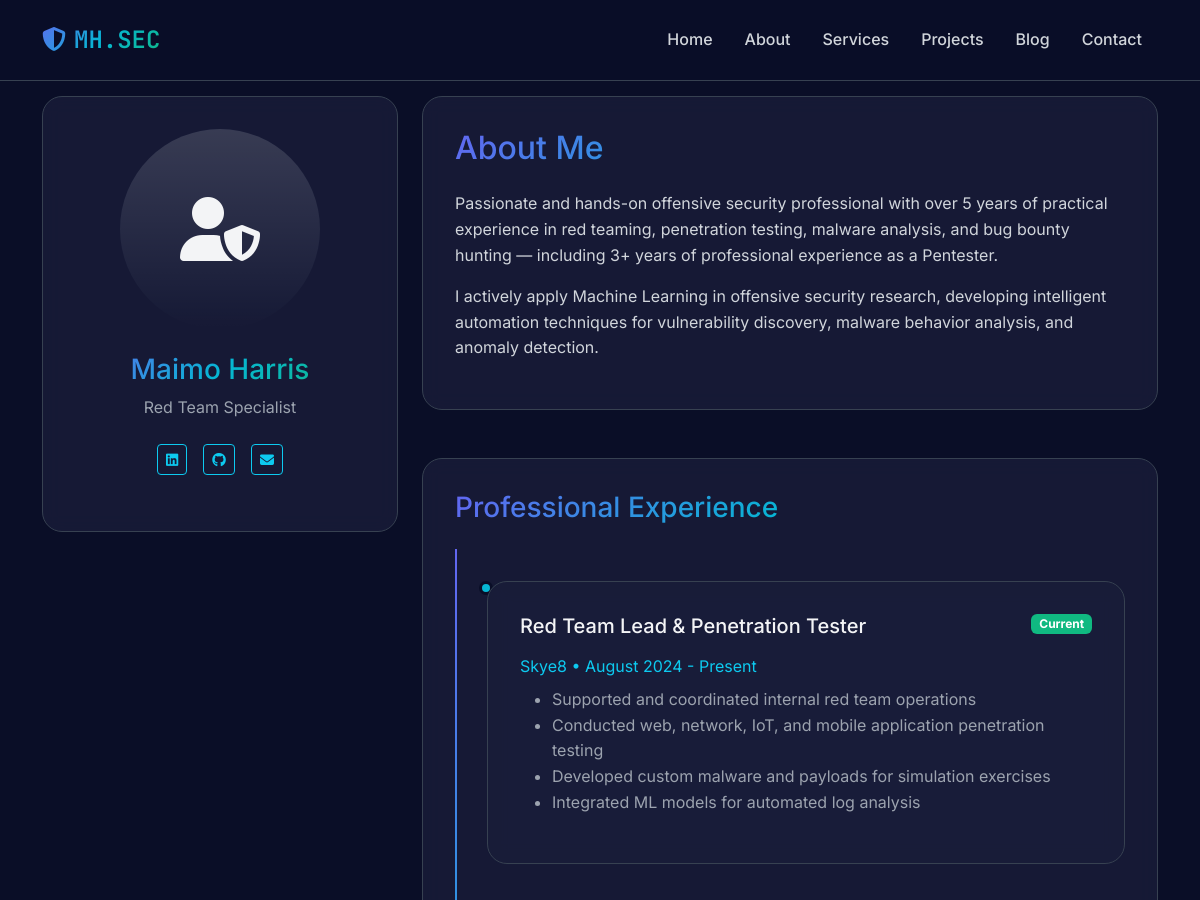
Page /about/ (upper part) on the earlier database version.
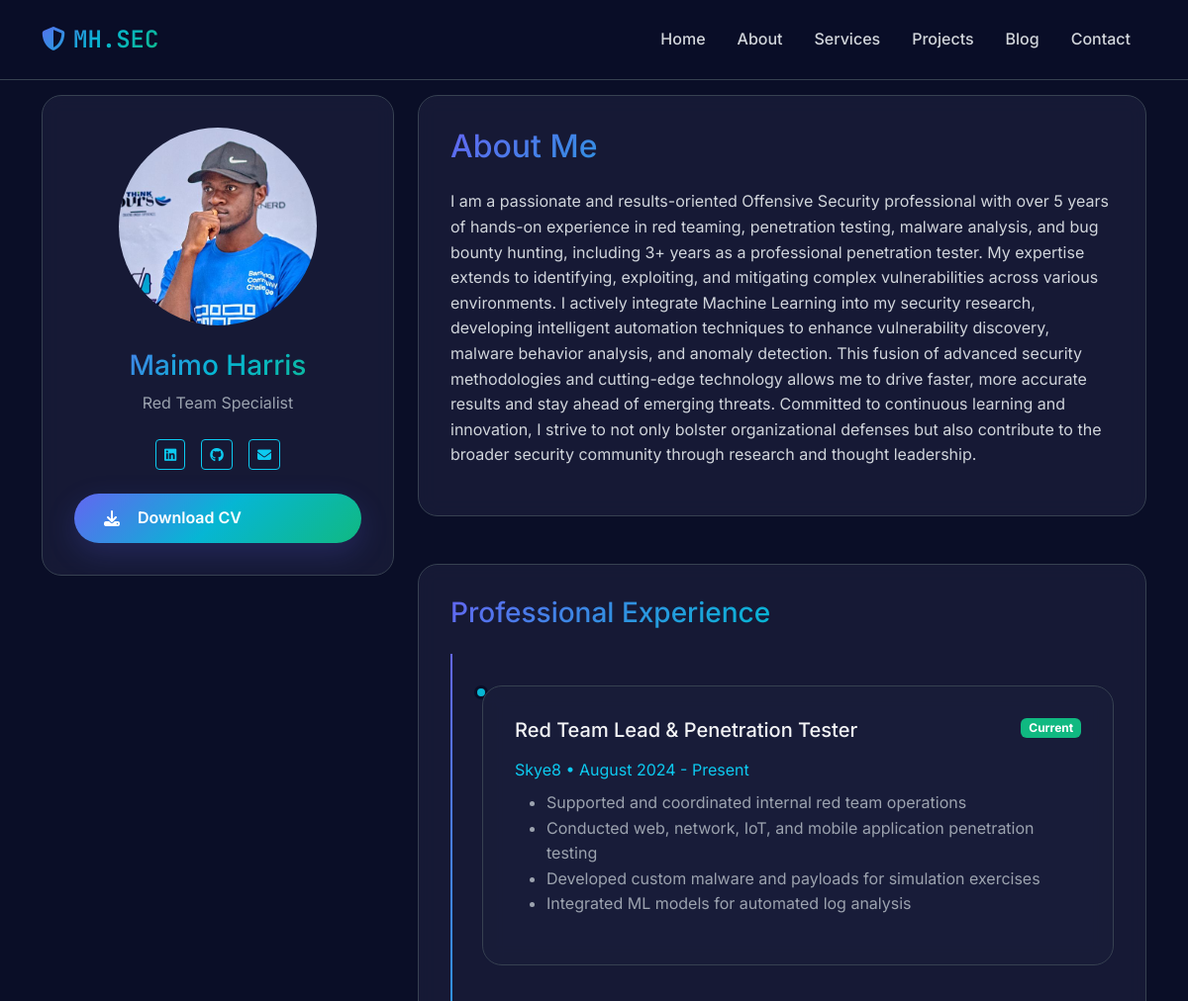
Same page on the later database version.
### portfolio/models.py (models this page shows, shortened)
class Profile(models.Model):
    name = models.CharField(max_length=100)
    title = models.CharField(max_length=200)
    bio = RichTextUploadingField()
    profile_image = models.ImageField(upload_to='profile/', blank=True)
    resume = models.FileField(upload_to='resume/', blank=True)
    email = models.EmailField()
    phone = models.CharField(max_length=20, blank=True)
    location = models.CharField(max_length=100, blank=True)
    linkedin_url = models.URLField(blank=True)
    github_url = models.URLField(blank=True)
    twitter_url = models.URLField(blank=True)
    website_url = models.URLField(blank=True)
    is_active = models.BooleanField(default=True)

### portfolio/views.py (the view)
# urls.py: path('about/', views.about, name='about'),
def about(request):
    profile = Profile.objects.filter(is_active=True).first()
    skills = Skill.objects.all()
    context = {
        'profile': profile,
        'skills': skills,
    }
    return render(request, 'portfolio/about.html', context)

### templates/portfolio/about.html (shortened to what this page needs)
{% extends 'base.html' %}
{% block content %}
<section class="py-5 mt-5">
    <div class="container">
        <div class="row">
            <div class="col-lg-4">
                <div class="cyber-card text-center sticky-top">
                    {% if profile.profile_image %}
                    <img src="{{ profile.profile_image.url }}" class="rounded-circle mb-4" style="width: 200px; height: 200px; object-fit: cover;" alt="Maimo Harris">
                    {% else %}
                    <div class="bg-gradient rounded-circle mx-auto mb-4 d-flex align-items-center justify-content-center" style="width: 200px; height: 200px;">
                        <i class="fas fa-user-shield fa-4x text-white"></i>
                    </div>
                    {% endif %}
                    <h3 class="text-gradient mb-2">{{ profile.name|default:"Maimo Harris" }}</h3>
                    <p class="text-muted mb-4">{{ profile.title|default:"Red Team Specialist" }}</p>
                    <div class="d-flex justify-content-center gap-3 mb-4">
                        <a href="https://linkedin.com/in/maimoharris" class="btn btn-outline-info btn-sm">
                            <i class="fab fa-linkedin"></i>
                        </a>
                        <a href="https://github.com/Maimoharris" class="btn btn-outline-info btn-sm">
                            <i class="fab fa-github"></i>
                        </a>
                        <a href="mailto:maimoharris111@gmail.com" class="btn btn-outline-info btn-sm">
                            <i class="fas fa-envelope"></i>
                        </a>
                    </div>
                    {% if profile.resume %}
                    <a href="{{ profile.resume.url }}" class="cyber-btn w-100" download>
                        <i class="fas fa-download me-2"></i>Download CV
                    </a>
                    {% endif %}
                </div>
            </div>
            <div class="col-lg-8">
                <div class="cyber-card mb-5">
                    <h2 class="text-gradient mb-4">About Me</h2>
                    <div class="text-muted">
                        {{ profile.bio|default:"<p>Passionate and hands-on offensive security professional with over 5 years of practical experience in red teaming, penetration testing, malware analysis, and bug bounty hunting — including 3+ years of professional experience as a Pentester.</p><p>I actively apply Machine Learning in offensive security research, developing intelligent automation techniques for vulnerability discovery, malware behavior analysis, and anomaly detection.</p>"|safe }}
                    </div>
                </div>
                <div class="cyber-card mb-5">
                    <h3 class="text-gradient mb-4">Professional Experience</h3>
                    <div class="timeline">
                        <div class="timeline-item">
                            <div class="cyber-card">
                                <div class="d-flex justify-content-between align-items-start mb-2">
                                    <h5 class="text-white">Red Team Lead & Penetration Tester</h5>
                                    <span class="badge bg-success">Current</span>
                                </div>
                                <p class="text-info mb-2">Skye8 • August 2024 - Present</p>
                                <ul class="text-muted">
                                    <li>Supported and coordinated internal red team operations</li>
                                    <li>Conducted web, network, IoT, and mobile application penetration testing</li>
                                    <li>Developed custom malware and payloads for simulation exercises</li>
                                    <li>Integrated ML models for automated log analysis</li>
                                </ul>
                            </div>
                        </div>
                    </div>
                </div>
            </div>
        </div>
    </div>
</section>
{% endblock %}

### templates/base.html (shortened to what this page needs)
<!DOCTYPE html>
<html lang="en">
<head>
    <link href="https://cdnjs.cloudflare.com/ajax/libs/bootstrap/5.3.2/css/bootstrap.min.css" rel="stylesheet">
    <link href="https://cdnjs.cloudflare.com/ajax/libs/font-awesome/6.4.0/css/all.min.css" rel="stylesheet">
</head>
<body>
    <nav class="navbar navbar-expand-lg navbar-custom fixed-top">
        <div class="container">
            <a class="navbar-brand" href="{% url 'portfolio:home' %}">
                <i class="fas fa-shield-alt me-2"></i>MH.SEC
            </a>
            <div class="collapse navbar-collapse" id="navbarNav">
                <ul class="navbar-nav ms-auto">
                    <li class="nav-item">
                        <a class="nav-link" href="{% url 'portfolio:home' %}">Home</a>
                    </li>
                    <li class="nav-item">
                        <a class="nav-link" href="{% url 'portfolio:about' %}">About</a>
                    </li>
                    <li class="nav-item">
                        <a class="nav-link" href="{% url 'portfolio:services' %}">Services</a>
                    </li>
                    <li class="nav-item">
                        <a class="nav-link" href="{% url 'portfolio:projects' %}">Projects</a>
                    </li>
                    <li class="nav-item">
                        <a class="nav-link" href="{% url 'blog:blog_list' %}">Blog</a>
                    </li>
                    <li class="nav-item">
                        <a class="nav-link" href="{% url 'portfolio:contact' %}">Contact</a>
                    </li>
                </ul>
            </div>
        </div>
    </nav>
    <main>
        {% block content %}{% endblock %}
    </main>
</body>
</html>

### templates/base.html (style rules this page uses)
:root { --cyber-dark: #0a0e27; --cyber-navy: #1a1d3a; --cyber-purple: #6366f1; --cyber-cyan: #06b6d4; --cyber-green: #10b981; --cyber-orange: #f59e0b; --cyber-red: #ef4444; --cyber-gray-900: #111827; --cyber-gray-800: #1f2937; --cyber-gray-700: #374151; --cyber-gray-600: #4b5563; --cyber-gray-400: #9ca3af; --cyber-gray-300: #d1d5db; --cyber-gray-100: #f3f4f6; --gradient-primary: linear-gradient(135deg, #667eea 0%, #764ba2 100%); --gradient-cyber: linear-gradient(135deg, #6366f1 0%, #06b6d4 50%, #10b981 100%); --gradient-dark: linear-gradient(135deg, #0a0e27 0%, #1a1d3a 100%); --text-shadow: 0 2px 4px rgba(0,0,0,0.3); --box-shadow-cyber: 0 10px 30px rgba(99, 102, 241, 0.2); --box-shadow-dark: 0 10px 30px rgba(0,0,0,0.3); }
* { margin: 0; padding: 0; box-sizing: border-box; }
body { font-family: 'Inter', sans-serif; background: var(--cyber-dark); color: var(--cyber-gray-300); line-height: 1.6; overflow-x: hidden; }
.text-gradient { background: var(--gradient-cyber); -webkit-background-clip: text; -webkit-text-fill-color: transparent; background-clip: text; }
.text-muted { color: var(--cyber-gray-400) !important; }
.text-white { color: var(--cyber-gray-100) !important; }
.navbar-custom { background: rgba(10, 14, 39, 0.95); backdrop-filter: blur(20px); border-bottom: 1px solid var(--cyber-gray-700); padding: 1rem 0; transition: all 0.3s ease; }
.navbar-brand { font-family: 'JetBrains Mono', monospace; font-weight: 600; font-size: 1.5rem; background: var(--gradient-cyber); -webkit-background-clip: text; -webkit-text-fill-color: transparent; background-clip: text; }
.navbar-nav .nav-link { color: var(--cyber-gray-300); font-weight: 500; margin: 0 0.5rem; transition: all 0.3s ease; position: relative; }
.navbar-nav .nav-link::after { content: ''; position: absolute; bottom: -5px; left: 0; width: 0; height: 2px; background: var(--gradient-cyber); transition: width 0.3s ease; }
.cyber-btn { background: var(--gradient-cyber); border: none; color: white; padding: 12px 30px; border-radius: 50px; font-weight: 600; text-decoration: none; display: inline-flex; align-items: center; gap: 10px; transition: all 0.3s ease; box-shadow: var(--box-shadow-cyber); }
.cyber-card { background: rgba(26, 29, 58, 0.8); border: 1px solid var(--cyber-gray-700); border-radius: 20px; padding: 2rem; transition: all 0.3s ease; backdrop-filter: blur(10px); position: relative; overflow: hidden; color: var(--cyber-gray-300); }
.cyber-card::before { content: ''; position: absolute; top: 0; left: 0; right: 0; height: 3px; background: var(--gradient-cyber); transform: scaleX(0); transition: transform 0.3s ease; }
.cyber-card h1, .cyber-card h2, .cyber-card h3, .cyber-card h4, .cyber-card h5, .cyber-card h6 { color: var(--cyber-gray-100); }
.cyber-card p { color: var(--cyber-gray-300); }
.timeline { position: relative; padding-left: 2rem; }
.timeline::before { content: ''; position: absolute; left: 0; top: 0; bottom: 0; width: 2px; background: var(--gradient-cyber); }
.timeline-item { position: relative; padding: 2rem 0; border-left: 2px solid transparent; margin-left: -2px; color: var(--cyber-gray-300); }
.timeline-item::before { content: ''; position: absolute; left: -8px; top: 2rem; width: 14px; height: 14px; background: var(--cyber-cyan); border-radius: 50%; border: 3px solid var(--cyber-dark); }
.badge { color: white !important; }
.badge.bg-success { background-color: var(--cyber-green) !important; }

Differences in the rows shown:
added Profile: profile_image (picture), name "Maimo Harris", title "Red Team Specialist", bio "I am a passionate and results-oriented Offensive Security professional with over 5 years of hands-on experience in red teaming, penetration testing, malware analysis, and bug bounty hunting, including 3+ years as a professional penetration tester. My expertise extends to identifying, exploiting, and mitigating complex vulnerabilities across various environments. I actively integrate Machine Learning into my security research, developing intelligent automation techniques to enhance vulnerability discovery, malware behavior analysis, and anomaly detection. This fusion of advanced security methodologies and cutting-edge technology allows me to drive faster, more accurate results and stay ahead…"
Other differences:
{{ profile.name|default:"Maimo Harris" }}: "Maimo Harris" → (not shown)
{{ profile.title|default:"Red Team Specialist" }}: "Red Team Specialist" → (not shown)
text no longer shown: "Passionate and hands-on offensive security professional with over 5 years of practical experience in red teaming, penetration testing, malware analysis, and bug bounty hunting — including 3+ years of professional experience as a Pentester. I actively apply Machine Learning in offensive security research, developing intelligent automation techniques for vulnerability discovery, malware behavior analysis, and anomaly detection."
text now shown: "Download CV"
